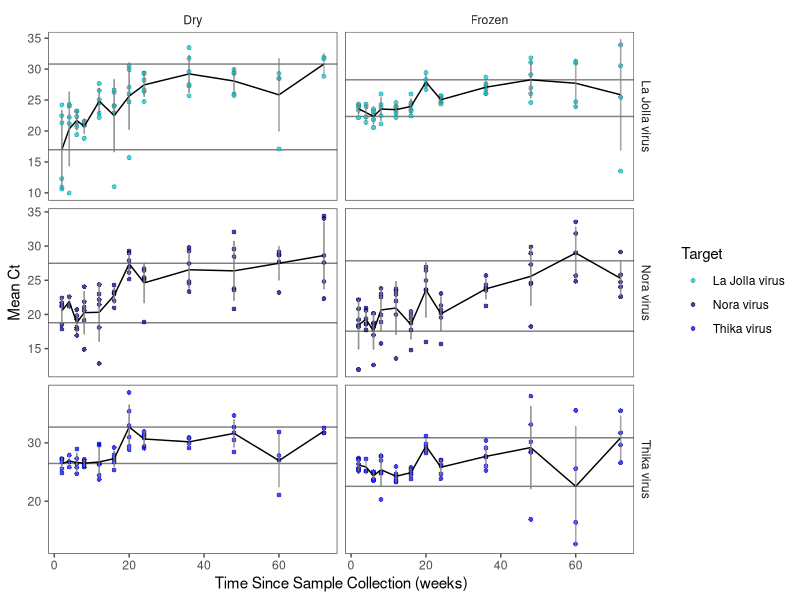
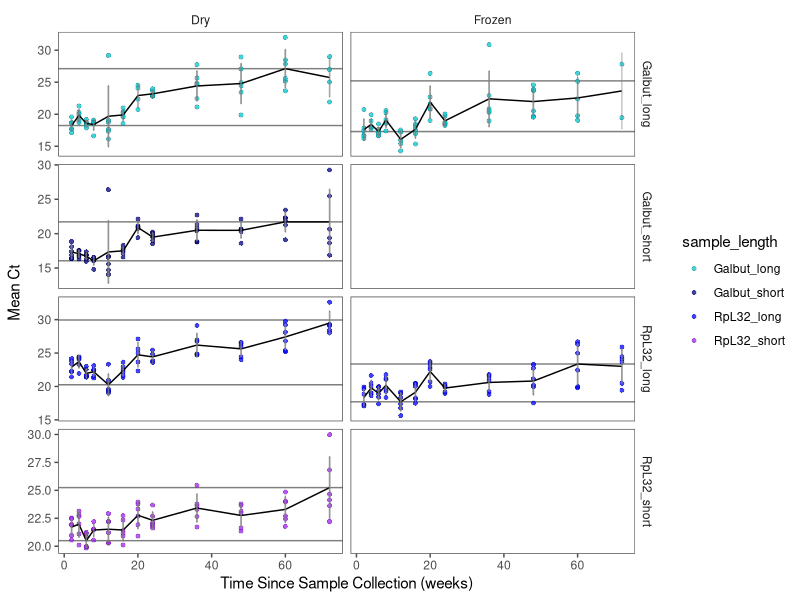
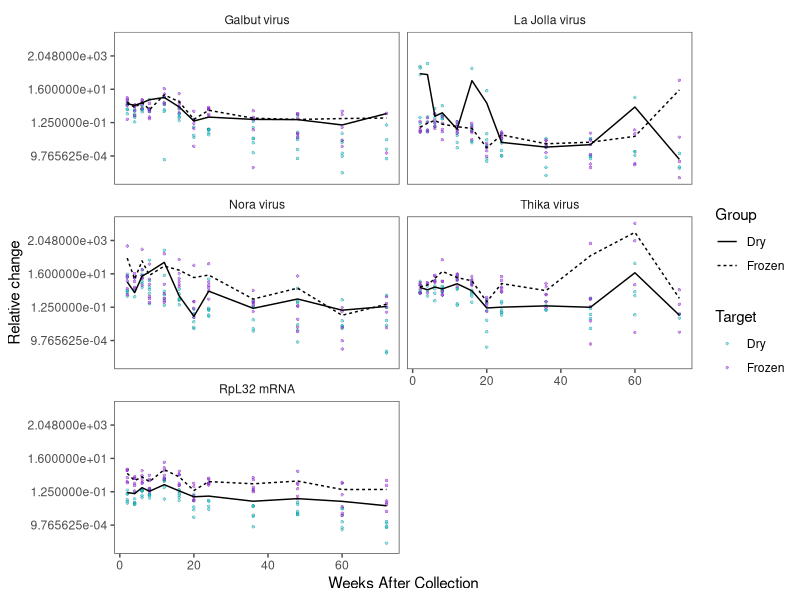
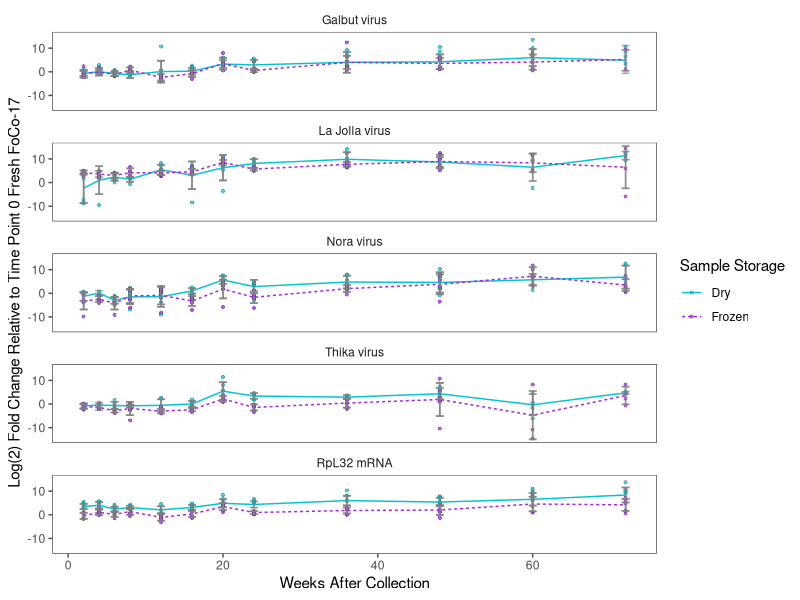
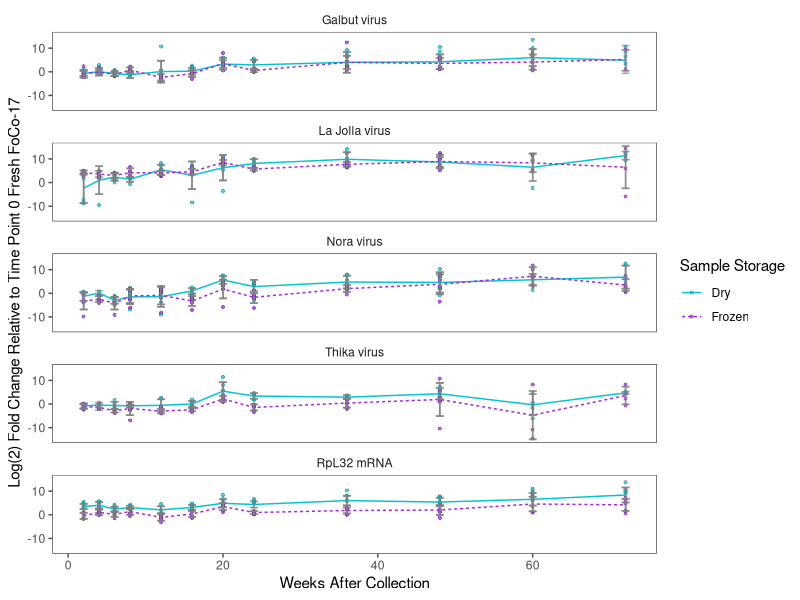

These figures' R source, in order: (Note: this script raises an error after producing the figures.)
# load libraries
library(tidyverse)
library(readxl)
library(ggthemes)
library(writexl)
library(ggrepel)

# read in data
fly <- read_xlsx("tidy_formats/fly_data2.xlsx")

mosquito <- read_xlsx("tidy_formats/mosquito_data2.xlsx")

# fly data figures

# pre-processing 
#fly_data2 <- fly %>%
#  filter(present == "y") %>% 
#  type_convert() %>% 
#  group_by(target, group, week, length) %>%
#  mutate(mean_ct = mean(ct, na.rm = TRUE),
#         sd_ct = sd(ct, na.rm = TRUE),
#         sample_length = paste(target, length, sep = "_")) 

# determine delta ct, use average of time 2 week fresh as starting ct
#write_xlsx(fly_data2, "tidy_formats/fly_data3.xlsx")

#read back in the data
fly_data3 <- read_xlsx("tidy_formats/fly_data3.xlsx")

fly_data3 <- fly_data3 %>% 
  mutate(target = str_replace(target, "Galbut", "Galbut virus"),
         target = str_replace(target, "RpL32", "RpL32 mRNA"),
         target = str_replace(target, "La Jolla", "La Jolla virus"),
         target = str_replace(target, "Nora", "Nora virus"),
         target = str_replace(target, "Thika", "Thika virus"))

hline_max1 <- data.frame(group = c("Dry", "Frozen"), target = c("La Jolla virus", 
                                                                "Nora virus",
                                                                "Thika virus"), 
                        hline_1 = c(30.81469, 27.84886, 32.70908, 28.27032,
                                    27.49015, 30.87427))


hline_min1 <- data.frame(group = c("Dry", "Frozen"), target = c("La Jolla virus", 
                                                                "Nora virus", 
                                                                "Thika virus"),
                        hline_2 = c(16.96781, 17.54493, 26.47017, 22.34384,
                                    18.78465, 22.54356))


# Mean line bar of La Jolla, Nora & Thika targets
ggplot(filter(fly_data3, target %in% c("La Jolla virus", "Nora virus", 
                                       "Thika virus"), 
              group != "Fresh"), aes(x=week)) + 
  geom_hline(data = hline_max1, aes(yintercept = hline_1), alpha = 0.5) +
  geom_hline(data = hline_min1, aes(yintercept = hline_2), alpha = 0.5) +
  geom_point(aes(y=ct, fill=target), shape = 21, size = 1.5, stroke = 0.1, 
             color = "black", alpha = 0.75) + 
  scale_fill_manual(values = c("turquoise3", "navyblue", "blue")) + 
  geom_line(aes(y=mean_ct, group=sample_length)) + 
  geom_errorbar(aes(ymin = (mean_ct - sd_ct), ymax = (mean_ct + sd_ct)), 
                width = 0.2, color = "grey50", alpha = 0.25) +
  theme_few(base_size = 11) + 
  facet_grid(target ~group, scales = "free_y") +
  labs(x = "Time Since Sample Collection (weeks)", y = "Mean Ct", fill = "Target")


# remove # to save plot
#ggsave("plots/Mean_LaJollaNoraThika.pdf", units = "in", width = 10, height = 8)


hline_max2 <- data.frame(group = c("Dry", "Dry", "Dry", "Dry", "Frozen", "Frozen",
                                   "Frozen", "Frozen"), 
                         sample_length = c("Galbut_long", "Galbut_short",
                                           "RpL32_long", "RpL32_short"), 
                        hline_1 = c(27.11656, 21.71760, 29.948694, 25.24503, 
                                    25.20976, NA, 23.35923, NA))


hline_min2 <- data.frame(group = c("Dry", "Dry", "Dry", "Dry", "Frozen", "Frozen",
                                   "Frozen", "Frozen"), 
                         sample_length = c("Galbut_long", "Galbut_short",
                                           "RpL32_long", "RpL32_short"),
                        hline_2 = c(18.23504, 16.04849, 20.2549, 20.49891, 
                                    17.29496, NA, 17.70815, NA))

# Mean line bar of galbut and RpL32 short and long
ggplot(filter(fly_data3, sample_length %in% c("Galbut_long", "Galbut_short", 
                                             "RpL32_long", "RpL32_short"), 
              group != "Fresh"), aes(x=week)) + 
  geom_hline(data = hline_max2, aes(yintercept = hline_1), alpha = 0.5) +
  geom_hline(data = hline_min2, aes(yintercept = hline_2), alpha = 0.5) +
  geom_point(aes(y=ct, fill=sample_length), shape = 21, size = 1.5, stroke = 0.1, 
             color = "black", alpha = 0.75) + 
  scale_fill_manual(values = c("turquoise3", "navyblue", "blue", "purple")) + 
  geom_line(aes(y=mean_ct, group=sample_length)) + 
  geom_errorbar(aes(ymin = (mean_ct - sd_ct), ymax = (mean_ct + sd_ct)), 
                width = 0.2, color = "grey50", alpha = 0.25) +
  theme_few(base_size = 11) + 
  facet_grid(sample_length ~ group, scales = "free_y") +
  labs(x = "Time Since Sample Collection (weeks)", y = "Mean Ct" )


# remove # to save plot
#ggsave("plots/Mean_GalbutRpL32.pdf", units = "in", width = 10, height = 8)

# get mean fold change, remove fresh & short samples
fly_fc <- fly_data3 %>% 
  group_by(target, group, week) %>% 
  mutate(fold_change = 2^-(delta_ct),
         mean_fc = mean(fold_change, na.rm = TRUE),
         sd_fc = sd(fold_change, na.rm = TRUE),
         mean_dct = mean(delta_ct, na.rm = TRUE),
         sd_dct = sd(delta_ct, na.rm = TRUE)) %>% 
  filter(group != "Fresh") %>% 
  filter(length != "short")

# relative change for all fly targets
ggplot(fly_fc, aes(x = week)) +
  geom_point(aes(y = fold_change, fill = group), shape = 21, size = 1, 
             stroke = 0.1, color = "black", alpha = 0.5) +
  scale_fill_manual(values = c("turquoise3", "purple")) +
  geom_line(aes(y = mean_fc, group = group, linetype = group)) +
  scale_y_continuous(trans = "log2") +
  theme_few(base_size = 11) +
  facet_wrap(~factor(target, levels = c("Galbut virus", "La Jolla virus", 
                                        "Nora virus", "Thika virus", 
                                        "RpL32 mRNA")), ncol = 2) +
  labs(x = 'Weeks After Collection', y = "Relative change", fill = "Target", 
       linetype = "Group")

# remove # based on what transformation was used in scale_y_continuous
#ggsave("plots/Relative_fly.pdf", units = "in", width = 10, height = 8)
#ggsave("plots/Relative_fly_log10.pdf", units = "in", width = 10, height = 8)
#ggsave("plots/Relative_fly_log2.pdf", units = "in", width = 10, height = 8)
#ggsave("plots/Relative_fly_sqrt.pdf", units = "in", width = 10, height = 8)

# delta ct fold change
ggplot(fly_fc, aes(x = week)) +
  geom_point(aes(y = delta_ct, fill = group), shape = 21, size = 1.2, 
             stroke = 0.1, color = "black", alpha = 0.75) +
  geom_line(aes(y = mean_dct, group = group, linetype = group, colour = group)) +
  scale_fill_manual(values = c("turquoise3", "purple")) +
  scale_colour_manual(values = c("turquoise3", "purple")) +
  geom_errorbar(aes(ymin = (mean_dct - sd_dct), ymax = (mean_dct + sd_dct)), 
                width = 1, color = "grey50", alpha = 0.4) +  
  theme_few(base_size = 11) +
  facet_wrap(~factor(target, levels = c("Galbut virus", "La Jolla virus", 
                                        "Nora virus", "Thika virus", 
                                        "RpL32 mRNA")), ncol = 1) +
  labs(x = 'Weeks After Collection', 
       y = "Log(2) Fold Change Relative to Time Point 0 Fresh FoCo-17", 
       fill = "Sample Storage", linetype = "Sample Storage", colour = "Sample Storage")

# remove # to save plot
ggsave("plots/Relative_fly_dct.pdf", units = "in", width = 10, height = 8)

# short vs long Galbut & Rpl
short_v_long <- fly_data3 %>% 
  filter(target %in% c("Galbut virus", "RpL32 mRNA")) %>% 
  filter(group == "Dry") %>% 
  select(week, group, target, length, mean_ct, sd_ct) %>% 
  group_by(week, target, group, length, mean_ct, sd_ct) %>% 
  summarise() %>% 
  pivot_wider(names_from = length, values_from = c(mean_ct, sd_ct)) %>% 
  ungroup()

short_v_long$week <- as.factor(short_v_long$week)

# linear regression
lm_galbut 

#Plot min and max
plot_min_x <- 16
plot_max_x <- 30
plot_min_y <- 16
plot_max_y <- 30

ggplot(short_v_long) +
  geom_point(aes(x = mean_ct_long, y = mean_ct_short, fill = week), shape = 21, 
             size = 5, stroke = 0.25, alpha = 0.75) +
  geom_errorbarh(aes(xmin = if_else((mean_ct_long - sd_ct_long) < plot_min_x, 
                     plot_min_x,(mean_ct_long - sd_ct_long)), 
                 xmax = if_else((mean_ct_long + sd_ct_long) > plot_max_x,
                                plot_max_x,(mean_ct_long + sd_ct_long)), 
                 y = mean_ct_short), 
                height = 0.25, color = "slategray3", linewidth = 0.25, alpha = 0.5) +
  geom_errorbar(aes(ymin = if_else((mean_ct_short - sd_ct_short) < plot_min_y, 
                                   plot_min_y,(mean_ct_short - sd_ct_short)), 
                    ymax = if_else((mean_ct_short + sd_ct_short) > plot_max_y, 
                                   plot_max_y,(mean_ct_short + sd_ct_short)), 
                    x = mean_ct_long), 
                width = 0.25, color = "slategray3", linewidth = 0.25, alpha = 0.5) +
  facet_wrap(~ target) +
  theme_few(base_size = 11) +
  coord_fixed() +
  geom_text_repel(aes(x = mean_ct_long, y = mean_ct_short, label = week), 
                  size = 4, colour = "grey30") +
  geom_abline(intercept = 0, slope = 1, color="grey40", alpha=0.5, linewidth=0.5,
              linetype=2) +
  labs(x = "Mean Ct of Each Time Point (long primer)", 
       y = "Mean Ct of Each Time Point (short primer)", fill = "Week")

# remove # to save plot
#ggsave("plots/long_vs_short.pdf", units = "in", width = 10, height = 8)

# pre-processing mosquito plots
#mosquito_data2 <- mosquito %>% 
#  filter(present == "y") %>% 
#  type_convert() %>% 
#  group_by(target, group, week) %>%
#  mutate(mean_ct = mean(ct, na.rm = TRUE),
#         sd_ct = sd(ct, na.rm = TRUE),
#         sample_group = paste0(target)) %>% 
#  ungroup()

# determine delta ct, use average of time 4 week frozen as starting ct
#write_xlsx(mosquito_data2, "tidy_formats/mosquito_data3.xlsx")

#read back in the data
mosquito_data3 <- read_xlsx("tidy_formats/mosquito_data3.xlsx")

# get mean fold change
mosquito_data3 <- mosquito_data3 %>% 
  group_by(target, group, week) %>% 
  mutate(fold_change = 2^-(delta_ct),
         mean_fc = mean(fold_change, na.rm = TRUE),
         sd_fc = sd(fold_change, na.rm = TRUE),
         mean_dct = mean(delta_ct, na.rm = TRUE),
         sd_dct = sd(delta_ct, na.rm = TRUE),
         target = str_replace(target, "Verdadero", "Verdadero virus"),
         target = str_replace(target, "Actin", "Actin mRNA"))

hline_max_mos <- data.frame(group = c("Dry", "Dry", "Dry", "Frozen", "Frozen", 
                                      "Frozen"), 
                            target = c("Verdadero virus", "Rennavirus", 
                                       "Actin mRNA"), 
                            hline_1_mos = c(27.94278, 29.54662, 29.98109,
                                            27.91520, 24.06199, 27.85027))

hline_min_mos <- data.frame(group = c("Dry", "Dry", "Dry", "Frozen", "Frozen", 
                                      "Frozen"), 
                            target = c("Verdadero virus", "Rennavirus", 
                                       "Actin mRNA"),
                            hline_2_mos = c(22.04536, 19.4869, 24.19849,
                                            22.04304, 14.35967, 23.48702))

# Mean line bar of all Ae. aegypti targets 
ggplot(mosquito_data3, aes(x = week)) + 
  geom_hline(data = hline_max_mos, aes(yintercept = hline_1_mos), alpha = 0.3) +
  geom_hline(data = hline_min_mos, aes(yintercept = hline_2_mos), alpha = 0.3) +
  geom_point(aes(y = ct, fill = target), shape=21, size=1, stroke=0.1, 
             color="black", alpha = 0.5) + 
  scale_fill_manual(values = c("turquoise3", "purple", "green")) + 
  geom_line(aes(y=mean_ct, group=sample_group)) + 
  geom_errorbar(aes(ymin = (mean_ct - sd_ct), ymax = (mean_ct + sd_ct)), 
                width = 0.2, color = "grey50", alpha = 0.25) +
  theme_few(base_size = 11) +
  facet_grid(factor(target, levels = c("Verdadero virus", "Rennavirus", 
                                       "Actin mRNA")) ~ group, scales = "free_y") +
  labs(x = "Time Since Sample Collection (weeks)", y = "Ct value", 
       fill = "Target")

# remove # to save plot
#ggsave("plots/Mean_Mosquito.pdf", units = "in", width = 10, height = 8)

# Relative change for all Ae. aegypti targets
ggplot(mosquito_data3, aes(x = week)) +
  geom_point(aes(y = fold_change, fill = group), shape = 21, size = 1, 
             stroke = 0.1, color = "black", alpha = 0.5) +
  scale_fill_manual(values = c("turquoise3", "purple")) +
  geom_line(aes(y = mean_fc, group = group, linetype = group)) +
  scale_y_continuous(trans = "log2") +
  theme_few(base_size = 11) +
  facet_wrap(~factor(target, levels = c("Verdadero virus", "Rennavirus", 
                                        "Actin mRNA")), scales = "free_y",
             ncol = 1) +
  labs(x = 'Weeks After Collection', y = "Relative change", fill = "Target")

# remove # based on what transformation was used in scale_y_continuous
#ggsave("plots/Relative_Mosquito_log10.pdf", units = "in", width = 10, height = 8)
#ggsave("plots/Relative_Mosquito_log2.pdf", units = "in", width = 10, height = 8)
#ggsave("plots/Relative_Mosquito_sqrt.pdf", units = "in", width = 10, height = 8)
#ggsave("plots/Relative_Mosquito.pdf", units = "in", width = 10, height = 8)

# delta ct fold change
ggplot(mosquito_data3, aes(x = week)) +
  geom_line(aes(y = mean_dct, group = group, linetype = group, colour = group)) +
  scale_colour_manual(values = c("turquoise3", "purple")) +
  geom_point(aes(y = delta_ct, fill = group), shape = 21, size = 1.2, 
             stroke = 0.1, color = "black", alpha = 0.75) +
  scale_fill_manual(values = c("turquoise3", "purple")) +
  geom_errorbar(aes(ymin = (mean_dct - sd_dct), ymax = (mean_dct + sd_dct)), 
                width = 1, color = "grey50", alpha = 0.4) + 
  theme_few(base_size = 11) +
  facet_wrap(~factor(target, levels = c("Verdadero virus", "Rennavirus", 
                                        "Actin mRNA")), ncol = 1) +
  labs(x = 'Weeks After Collection', 
       y = "Log(2) Fold Change Relative to Time Point 4 Week Frozen Mosquito",
       linetype = "Sample Storage",
       fill = "Sample Storage",
       colour = "Sample Storage") 

# remove # to save plot
#ggsave("plots/Relative_mosquito_dct.pdf", units = "in", width = 10, height = 8)

# Percent Positive
fly_summary <- fly %>% 
  group_by(target, group, week, length) %>% 
  count(present) %>% 
  mutate(percent = (n/6) * 100) %>% 
  filter(present == "y") %>% 
  filter(group == "Dry") %>% 
  filter(target %in% c("Galbut", "RpL32")) 

ggplot(fly_summary) +
  geom_dotplot(aes(x = percent, fill = length), alpha = 0.75) +
  scale_fill_manual(values = c("turquoise3", "purple")) +
  facet_grid(length ~ target) +
  theme_few(base_size = 11) +
  labs(x = "Percent of flies positive via qPCR", fill = "Primer Length")

#ggsave("plots/percent_long_short.pdf", units = "in", width = 10, height = 8)
